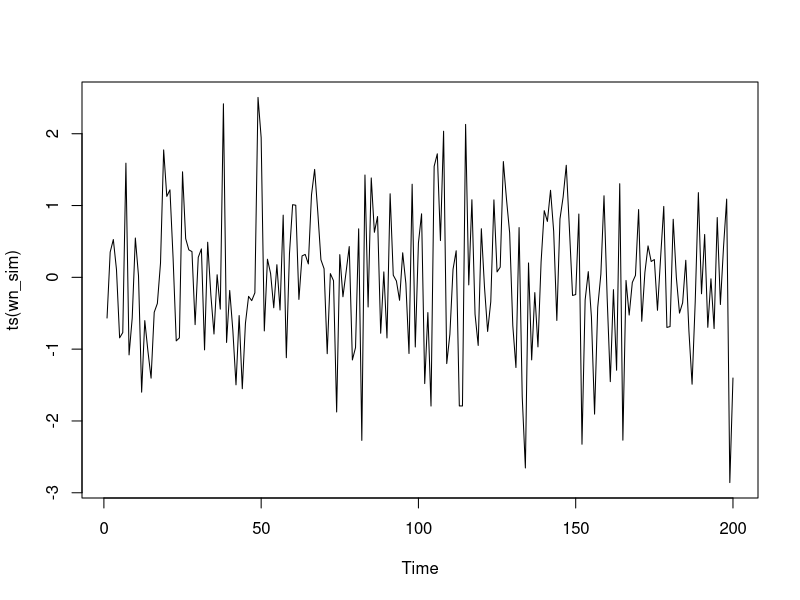
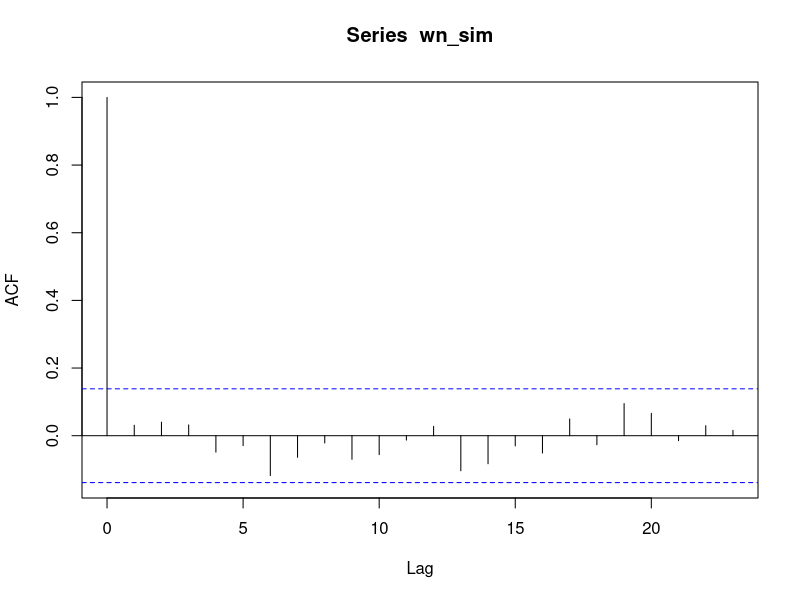
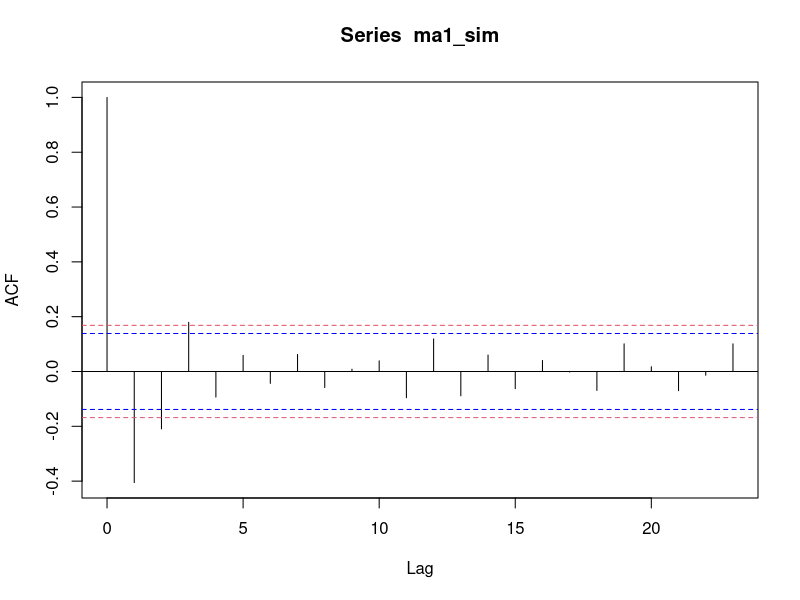
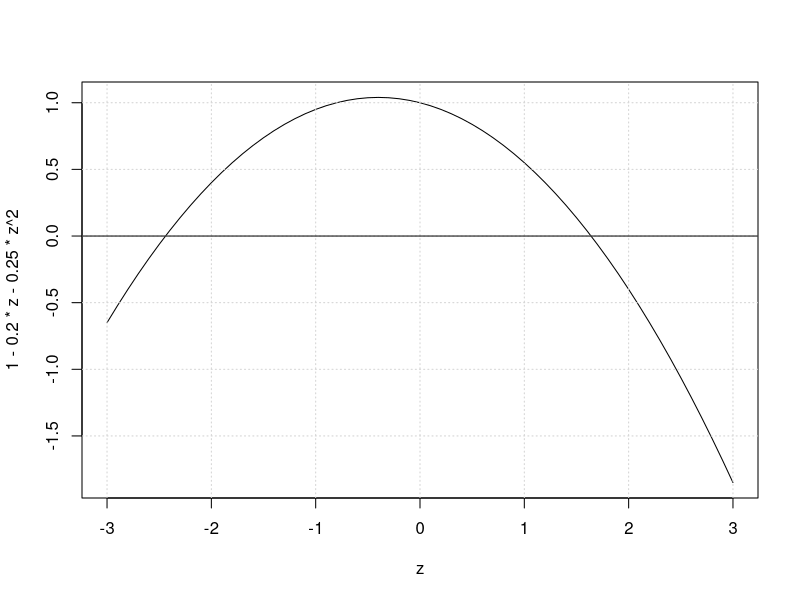
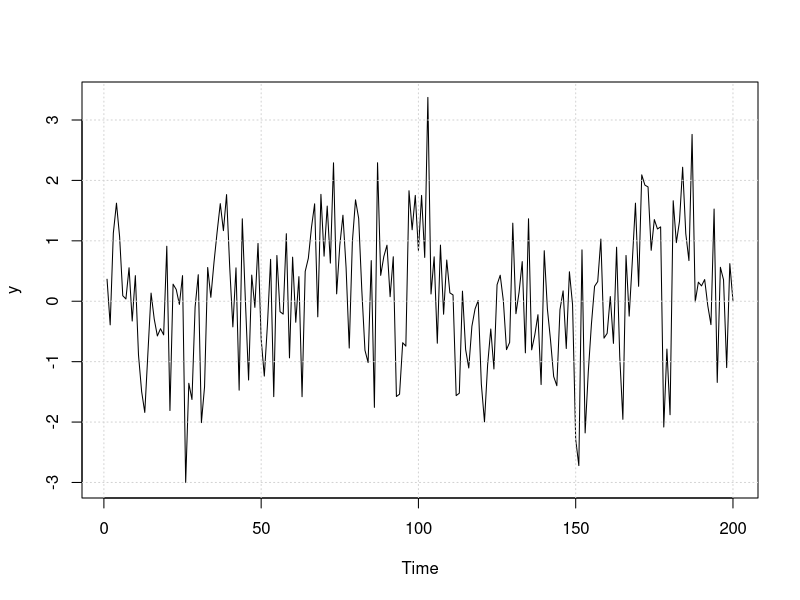
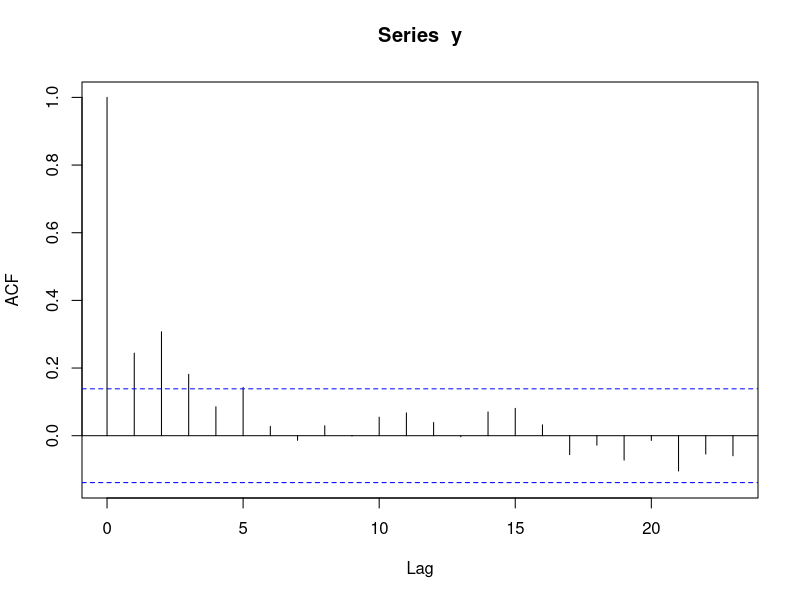
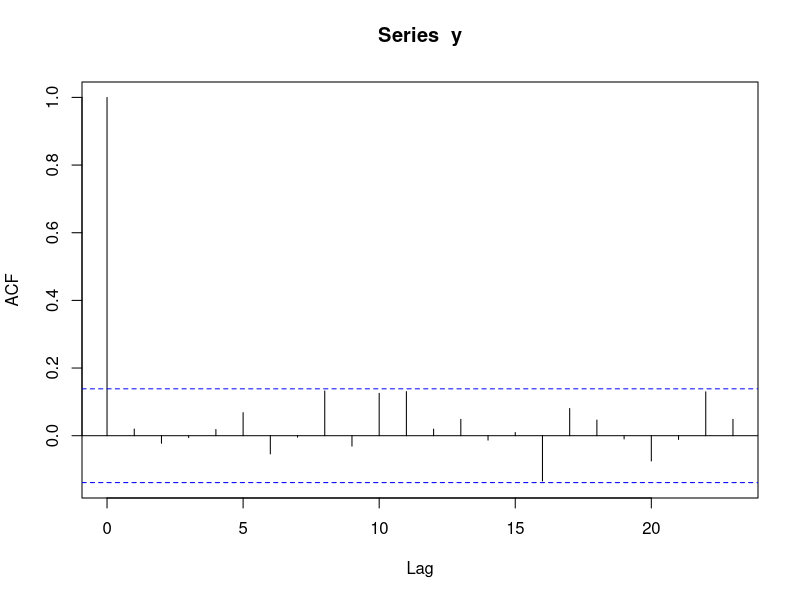

Source code (R) for these figures, in order: (Note: this script raises an error after producing the figures.)
set.seed(4002)
n <- 200
wn_sim <- rnorm(n)

plot(ts(wn_sim))

acf(wn_sim)


ma1_sim <- arima.sim(n = n, model = list(ma = -0.8))
acf(ma1_sim)
abline(h = 1.96 * sqrt(1 + 2 * ((-0.8)/(1 + 0.8^2))^2) * c(1,-1)/sqrt(n), lty = 2, col = 2)


Box.test(wn_sim, lag = 10)
qchisq(p=0.95, df=10)


Box.test(ma1_sim, lag = 10)
qchisq(p=0.95, df=10)


# Example AR(2): y_t = 0.2*y_(t-1) + 0.25*y_(t-2) + e_t
z <- seq(-3, 3, by=0.1)
plot(z, 1-0.2*z-0.25*z^2, type="l")
grid()
abline(h=0)

y <- arima.sim(n=200, model =list(ar=c(0.2, 0.25)))
plot(y)
grid()
acf(y)

# Redundant ARMA(1,1)
y <- arima.sim(n=200, model =list(ar=c(0.5), ma=-0.5))
acf(y)

# install.packages("TSA")
data("oil.price", package = "TSA")
plot(oil.price)
grid()

log_oil_price <- log(oil.price)
plot(log_oil_price)
grid()

log_oil_price_diff <- diff(log_oil_price)
plot(log_oil_price_diff)
grid()


set.seed(1)
y <- arima.sim(list(order = c(0, 1, 1), ma = 0.6), n = 60, n.start = 50)
plot(y, type = "o")
acf(y)
plot(diff(y), type = "o")
acf(diff(y))
